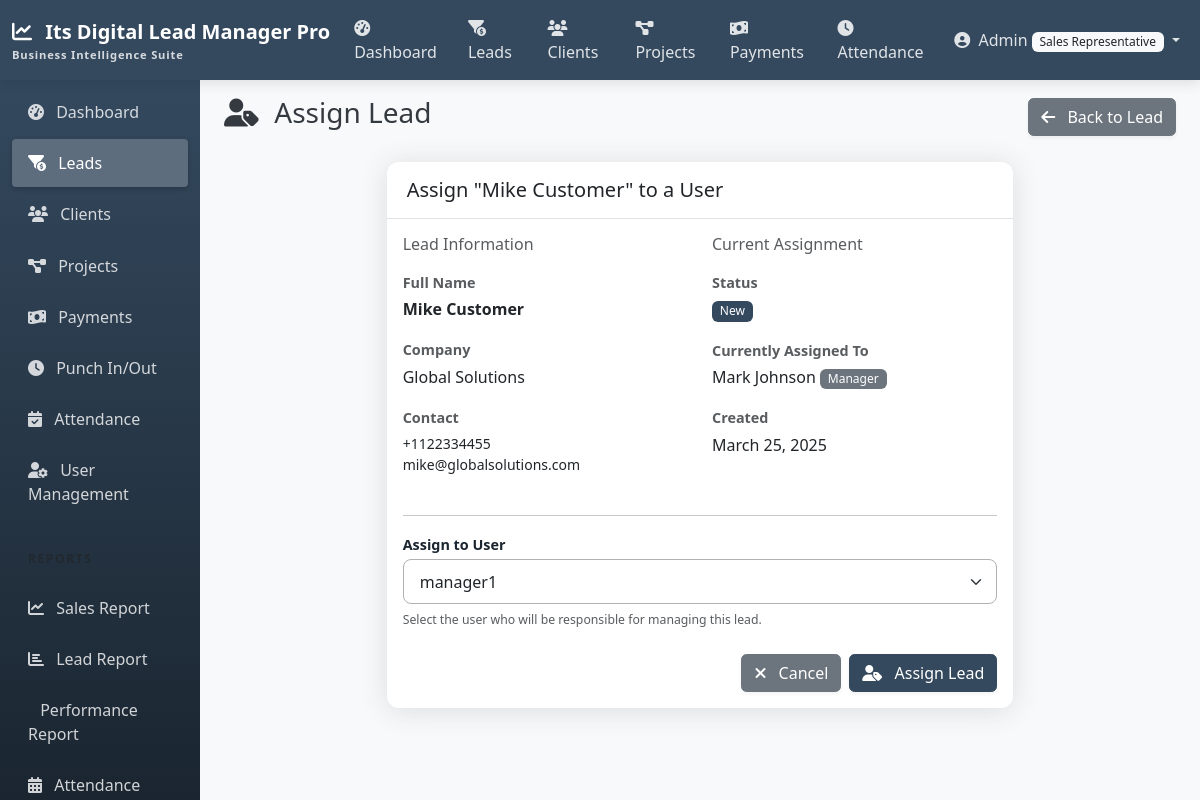
/leads/3/assign/ (signed in), run on the app's committed database.
### accounts/models.py (models this page shows, shortened)
class CustomUser(AbstractUser):
    ROLE_CHOICES = (
        ('admin', 'Admin'),
        ('manager', 'Manager'),
        ('team_leader', 'Team Leader'),
        ('sales_rep', 'Sales Representative'),
    )
    role = models.CharField(max_length=20, choices=ROLE_CHOICES, default='sales_rep')
    def __str__(self):
        return self.username

### leads/models.py (models this page shows, shortened)
class Lead(models.Model):
    name = models.CharField(max_length=255)
    company = models.CharField(max_length=255, blank=True, null=True)
    phone = models.CharField(max_length=20)
    email = models.EmailField()
    address = models.TextField(blank=True, null=True)
    source = models.ForeignKey(LeadSource, on_delete=models.SET_NULL, null=True, blank=True)
    status = models.ForeignKey(LeadStatus, on_delete=models.SET_NULL, null=True, blank=True)
    assigned_to = models.ForeignKey(
        CustomUser,
        related_name='assigned_leads',
        on_delete=models.SET_NULL,
        null=True,
        blank=True
    )
    created_by = models.ForeignKey(
        CustomUser,
        related_name='created_leads',
        on_delete=models.SET_NULL,
        null=True,
        blank=True
    )
    notes = models.TextField(blank=True, null=True)
    created_at = models.DateTimeField(auto_now_add=True)
    updated_at = models.DateTimeField(auto_now=True)
    class Meta:
        ordering = ['-created_at']
    @property
    def is_converted(self):
        return self.status.is_converted if self.status else False

class LeadStatus(models.Model):
    name = models.CharField(max_length=100)
    description = models.TextField(blank=True, null=True)
    is_converted = models.BooleanField(default=False)
    order = models.PositiveIntegerField(default=0)
    class Meta:
        ordering = ['order']
        verbose_name_plural = 'Lead statuses'

### leads/views.py (the view, shortened to what this page needs)
# urls.py: path('<int:pk>/assign/', views.LeadAssignView.as_view(), name='lead_assign'),
class LeadAssignView(LoginRequiredMixin, AdminOrManagerRequiredMixin, UpdateView):
    model = Lead
    form_class = LeadAssignForm
    template_name = 'leads/lead_assign.html'
    def get_form(self, form_class=None):
        form = super().get_form(form_class)
        if self.request.user.role == 'manager':
            form.fields['assigned_to'].queryset = CustomUser.objects.filter(
                role__in=['team_leader', 'sales_rep']
            )
        return form

### leads/forms.py
class LeadAssignForm(forms.ModelForm):
    assigned_to = forms.ModelChoiceField(
        queryset=CustomUser.objects.filter(role__in=['manager', 'team_leader', 'sales_rep']),
        widget=forms.Select(attrs={'class': 'form-select'})
    )
    class Meta:
        model = Lead
        fields = ('assigned_to',)

### leads/views.py (called while the page is built)
    def test_func(self):
        return self.request.user.is_authenticated and (
            self.request.user.is_superuser or
            self.request.user.role in ['admin', 'manager']
        )

### templates/leads/lead_assign.html (shortened to what this page needs)
{% extends 'base.html' %}
{% block content %}
<div class="d-flex justify-content-between align-items-center mb-4">
    <h1 class="h3">
        <i class="fas fa-user-tag me-2"></i> Assign Lead
    </h1>
    <div>
        <a href="{% url 'lead_detail' lead.id %}" class="btn btn-secondary">
            <i class="fas fa-arrow-left me-2"></i> Back to Lead
        </a>
    </div>
</div>
<div class="row justify-content-center">
    <div class="col-md-8">
        <div class="card shadow">
            <div class="card-header bg-white">
                <h5 class="mb-0">Assign "{{ lead.name }}" to a User</h5>
            </div>
            <div class="card-body">
                <div class="row mb-4">
                    <div class="col-md-6">
                        <h6 class="text-muted mb-3">Lead Information</h6>
                        <div class="mb-3">
                            <label class="form-label text-muted small mb-1">Full Name</label>
                            <div class="fw-bold">{{ lead.name }}</div>
                        </div>
                        <div class="mb-3">
                            <label class="form-label text-muted small mb-1">Company</label>
                            <div>{{ lead.company|default:"-" }}</div>
                        </div>
                        <div class="mb-3">
                            <label class="form-label text-muted small mb-1">Contact</label>
                            <div>
                                <small class="d-block">{{ lead.phone }}</small>
                                <small class="d-block">{{ lead.email }}</small>
                            </div>
                        </div>
                    </div>
                    <div class="col-md-6">
                        <h6 class="text-muted mb-3">Current Assignment</h6>
                        <div class="mb-3">
                            <label class="form-label text-muted small mb-1">Status</label>
                            <div>
                                <span class="badge {% if lead.is_converted %}bg-success{% else %}bg-primary{% endif %}">
                                    {{ lead.status.name|default:"New" }}
                                </span>
                            </div>
                        </div>
                        <div class="mb-3">
                            <label class="form-label text-muted small mb-1">Currently Assigned To</label>
                            <div>
                                {% if lead.assigned_to %}
                                {{ lead.assigned_to.get_full_name|default:lead.assigned_to.username }}
                                <span class="badge bg-secondary">{{ lead.assigned_to.get_role_display }}</span>
                                {% else %}
                                <span class="text-muted">Unassigned</span>
                                {% endif %}
                            </div>
                        </div>
                        <div class="mb-3">
                            <label class="form-label text-muted small mb-1">Created</label>
                            <div>{{ lead.created_at|date:"F d, Y" }}</div>
                        </div>
                    </div>
                </div>
                <hr>
                <form method="post">
                    <div class="mb-4">
                        <label for="{{ form.assigned_to.id_for_label }}" class="form-label">Assign to User</label>
                        {{ form.assigned_to }}
                        <div class="form-text text-muted">
                            <small>Select the user who will be responsible for managing this lead.</small>
                        </div>
                    </div>
                    <div class="d-flex justify-content-end">
                        <a href="{% url 'lead_detail' lead.id %}" class="btn btn-secondary me-2">
                            <i class="fas fa-times me-2"></i> Cancel
                        </a>
                        <button type="submit" class="btn btn-primary">
                            <i class="fas fa-user-tag me-2"></i> Assign Lead
                        </button>
                    </div>
                </form>
            </div>
        </div>
    </div>
</div>
{% endblock %}

### templates/navbar.html (shortened to what this page needs)
<nav class="navbar navbar-expand-md navbar-dark sticky-top">
    <div class="container-fluid">
        <a class="navbar-brand" href="{% url 'home' %}">
            <i class="fas fa-chart-line me-2"></i>
            Its Digital Lead Manager Pro
            <span class="navbar-brand-subtitle">Business Intelligence Suite</span>
        </a>
        <div class="collapse navbar-collapse" id="navbarNav">
            <ul class="navbar-nav me-auto">
                {% if user.is_authenticated %}
                <li class="nav-item">
                    <a class="nav-link {% if request.path == '/reports/dashboard/' %}active{% endif %}" href="{% url 'dashboard' %}">
                        <i class="fas fa-tachometer-alt me-1"></i> Dashboard
                    </a>
                </li>
                <li class="nav-item">
                    <a class="nav-link {% if '/leads/' in request.path %}active{% endif %}" href="{% url 'lead_list' %}">
                        <i class="fas fa-funnel-dollar me-1"></i> Leads
                    </a>
                </li>
                <li class="nav-item">
                    <a class="nav-link {% if '/clients/' in request.path %}active{% endif %}" href="{% url 'client_list' %}">
                        <i class="fas fa-users me-1"></i> Clients
                    </a>
                </li>
                <li class="nav-item d-none d-lg-block">
                    <a class="nav-link {% if '/projects/' in request.path %}active{% endif %}" href="{% url 'project_list' %}">
                        <i class="fas fa-project-diagram me-1"></i> Projects
                    </a>
                </li>
                <li class="nav-item d-none d-lg-block">
                    <a class="nav-link {% if '/payments/' in request.path %}active{% endif %}" href="{% url 'payment_list' %}">
                        <i class="fas fa-money-bill-wave me-1"></i> Payments
                    </a>
                </li>
                <li class="nav-item d-none d-lg-block">
                    <a class="nav-link {% if '/attendance/punch/' in request.path %}active{% endif %}" href="{% url 'punch' %}">
                        <i class="fas fa-clock me-1"></i> Attendance
                    </a>
                </li>
                {% endif %}
            </ul>
            <ul class="navbar-nav">
                {% if user.is_authenticated %}
                <li class="nav-item dropdown">
                    <a class="nav-link dropdown-toggle" href="#" id="navbarDropdown" role="button" data-bs-toggle="dropdown" aria-expanded="false">
                        <i class="fas fa-user-circle me-1"></i>
                        {% if user.first_name %}{{ user.first_name }}{% else %}{{ user.username }}{% endif %}
                        <span class="badge bg-light text-dark">{{ user.get_role_display }}</span>
                    </a>
                </li>
                {% endif %}
            </ul>
        </div>
    </div>
</nav>

### static/css/custom.css (style rules this page uses)
:root { --primary-color: #34495e; --primary-light: #5d6d7e; --primary-dark: #1a2530; --secondary-color: #e2e2e2; --secondary-dark: #b1b1b1; --accent-color: #f39c12; --bg-color: #f8f9fa; --text-color: #343a40; --text-light: #f8f9fa; --success-color: #2ecc71; --info-color: #3498db; --warning-color: #f39c12; --danger-color: #e74c3c; }
body { background-color: var(--bg-color); color: var(--text-color); }
.navbar { background-color: var(--primary-color) !important; box-shadow: 0 4px 12px rgba(0, 0, 0, 0.1); }
.navbar-brand { font-weight: 700; font-size: 1.25rem; color: white !important; }
.navbar-brand-subtitle { font-size: 0.7rem; opacity: 0.8; display: block; letter-spacing: 0.05rem; }
.navbar .nav-link { color: rgba(255, 255, 255, 0.85) !important; font-weight: 500; }
.card { border: none; box-shadow: 0 0.15rem 1.75rem 0 rgba(58, 59, 69, 0.15) !important; border-radius: 0.75rem; margin-bottom: 1.5rem; transition: transform 0.2s ease, box-shadow 0.2s ease; }
.card-header { padding: 1rem 1.25rem; border-bottom: 1px solid var(--secondary-color); background-color: white; border-top-left-radius: 0.75rem !important; border-top-right-radius: 0.75rem !important; font-weight: 600; }
.form-control, .form-select { border-radius: 0.5rem; padding: 0.6rem 1rem; border-color: var(--secondary-dark); }
label { font-weight: 500; color: var(--primary-dark); }
.badge { font-weight: 500; padding: 0.35em 0.65em; }
label.form-label { font-weight: 600; margin-bottom: 0.25rem; color: var(--primary-dark); font-size: 0.9rem; }
.btn { border-radius: 0.35rem; font-weight: 500; box-shadow: 0 2px 4px rgba(0, 0, 0, 0.05); transition: all 0.2s ease; }
.btn-primary { background-color: var(--primary-color); border-color: var(--primary-color); }
.bg-primary { background-color: var(--primary-color) !important; }

### data on the page
CustomUser: username "Admin", role "Sales Representative"
Lead: name "Mike Customer", company "Global Solutions", phone "+1122334455", email "mike@globalsolutions.com", status.name "New", assigned_to.get_full_name "Mark Johnson", assigned_to.role "Manager", created_at "March 25, 2025", assigned_to "manager1"
